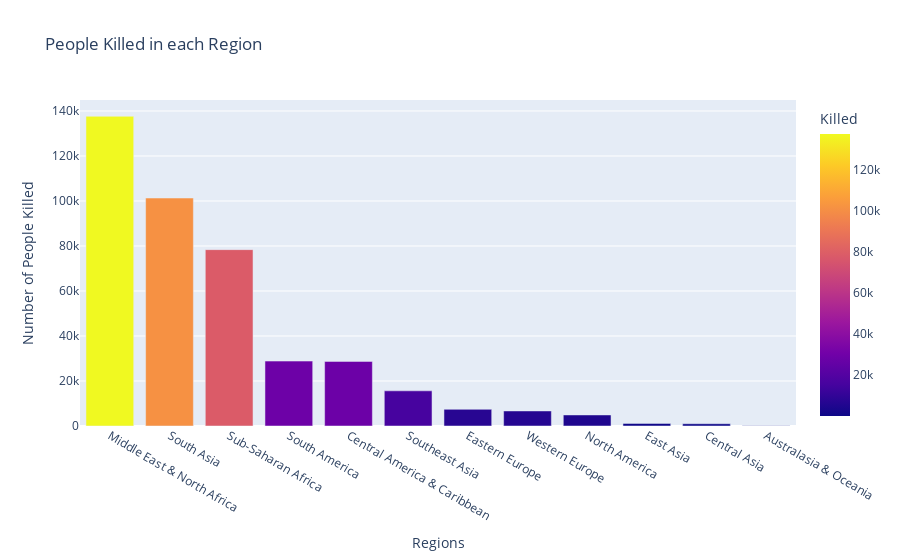
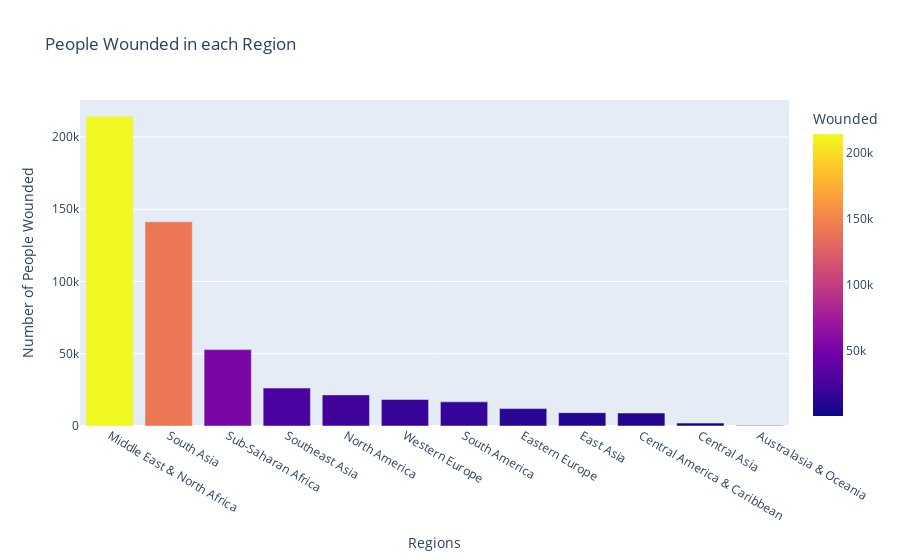

Notebook source saved alongside these figures, in order:
### Code cell
# Calculate the total number of people killed and wounded for each region
Region_Killed = df[["Region", "Killed"]].groupby("Region").sum().sort_values(by="Killed", ascending=False)
Region_Wounded = df[["Region", "Wounded"]].groupby("Region").sum().sort_values(by="Wounded", ascending=False)

# Create the bar chart for People Killed using Plotly Express
fig_killed = px.bar(Region_Killed, x=Region_Killed.index, y='Killed', title='People Killed in each Region', color='Killed')
fig_killed.update_layout(xaxis_title='Regions', yaxis_title='Number of People Killed')

# Create the bar chart for People Wounded using Plotly Express
fig_wounded = px.bar(Region_Wounded, x=Region_Wounded.index, y='Wounded', title='People Wounded in each Region', color='Wounded')
fig_wounded.update_layout(xaxis_title='Regions', yaxis_title='Number of People Wounded')


fig_killed.show()
fig_wounded.show()

### Figure 1 — Plotly figure (JSON) as saved in the notebook; plotly's stock layout.template omitted (floating-point values rounded to 4 significant figures)
{"data": [{"alignmentgroup": "True", "hovertemplate": "Region=%{x}<br>Killed=%{marker.color}<extra></extra>", "legendgroup": "", "marker": {"color": [137642, 101319, 78386, 28849, 28708, 15637, 7415, 6694, 4916, 1152, 1000, 150], "coloraxis": "coloraxis", "pattern": {"shape": ""}}, "name": "", "offsetgroup": "", "orientation": "v", "showlegend": false, "textposition": "auto", "type": "bar", "x": ["Middle East & North Africa", "South Asia", "Sub-Saharan Africa", "South America", "Central America & Caribbean", "Southeast Asia", "Eastern Europe", "Western Europe", "North America", "East Asia", "Central Asia", "Australasia & Oceania"], "xaxis": "x", "y": [137642, 101319, 78386, 28849, 28708, 15637, 7415, 6694, 4916, 1152, 1000, 150], "yaxis": "y"}], "layout": {"barmode": "relative", "coloraxis": {"colorbar": {"title": {"text": "Killed"}}, "colorscale": [[0, "#0d0887"], [0.1111, "#46039f"], [0.2222, "#7201a8"], [0.3333, "#9c179e"], [0.4444, "#bd3786"], [0.5556, "#d8576b"], [0.6667, "#ed7953"], [0.7778, "#fb9f3a"], [0.8889, "#fdca26"], [1, "#f0f921"]]}, "legend": {"tracegroupgap": 0}, "title": {"text": "People Killed in each Region"}, "xaxis": {"anchor": "y", "domain": [0, 1], "title": {"text": "Regions"}}, "yaxis": {"anchor": "x", "domain": [0, 1], "title": {"text": "Number of People Killed"}}}}

### Figure 2 — Plotly figure (JSON) as saved in the notebook; plotly's stock layout.template omitted (floating-point values rounded to 4 significant figures)
{"data": [{"alignmentgroup": "True", "hovertemplate": "Region=%{x}<br>Wounded=%{marker.color}<extra></extra>", "legendgroup": "", "marker": {"color": [214308, 141360, 52857, 26259, 21531, 18332, 16704, 12045, 9213, 8991, 2009, 260], "coloraxis": "coloraxis", "pattern": {"shape": ""}}, "name": "", "offsetgroup": "", "orientation": "v", "showlegend": false, "textposition": "auto", "type": "bar", "x": ["Middle East & North Africa", "South Asia", "Sub-Saharan Africa", "Southeast Asia", "North America", "Western Europe", "South America", "Eastern Europe", "East Asia", "Central America & Caribbean", "Central Asia", "Australasia & Oceania"], "xaxis": "x", "y": [214308, 141360, 52857, 26259, 21531, 18332, 16704, 12045, 9213, 8991, 2009, 260], "yaxis": "y"}], "layout": {"barmode": "relative", "coloraxis": {"colorbar": {"title": {"text": "Wounded"}}, "colorscale": [[0, "#0d0887"], [0.1111, "#46039f"], [0.2222, "#7201a8"], [0.3333, "#9c179e"], [0.4444, "#bd3786"], [0.5556, "#d8576b"], [0.6667, "#ed7953"], [0.7778, "#fb9f3a"], [0.8889, "#fdca26"], [1, "#f0f921"]]}, "legend": {"tracegroupgap": 0}, "title": {"text": "People Wounded in each Region"}, "xaxis": {"anchor": "y", "domain": [0, 1], "title": {"text": "Regions"}}, "yaxis": {"anchor": "x", "domain": [0, 1], "title": {"text": "Number of People Wounded"}}}}
